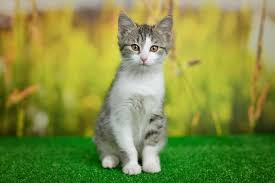
#> input picture photos/cat-3.jpg, 275 x 183 px
$ python basic.py
#> lines starting #> are read from the running program, lines starting #| are printed output that depends on the picture; after the words box and inside, x2 and y2 are one past the last pixel; in counts of white or black regions, pixels touching at a corner belong together
import cv2 as cv


img = cv.imread('photos/cat-3.jpg')
#> img is the input picture: shape (183, 275, 3); mean B, G, R 66.1, 142.6, 129.7

cv.imshow('Cat', img)

#grayscale
gray = cv.cvtColor(img, cv.COLOR_BGR2GRAY)
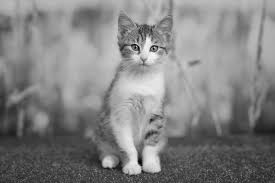
#> gray: shape (183, 275); min 1, max 254, mean 130
cv.imshow('Gray', gray)

#blur
blur = cv.GaussianBlur(img, (3,3), cv.BORDER_DEFAULT)
# cv.imshow('Blur', blur)

#edge cascade
canny = cv.Canny(blur, 125, 125)
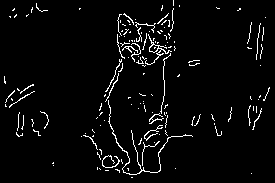
#> canny: shape (183, 275); 3.8% white in thin lines or dots
cv.imshow('Canny Edges', canny)

#dilating image
dilated = cv.dilate(canny, (3,3), iterations = 2)
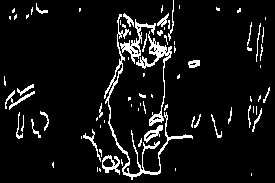
#> dilated: shape (183, 275); 7.5% white in thin lines or dots
cv.imshow('Dilated', dilated)

#eroding
eroded = cv.erode(dilated, (3,3),iterations = 2)
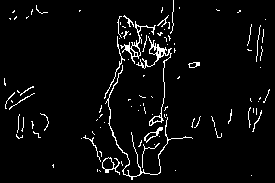
#> eroded: shape (183, 275); 4.2% white in thin lines or dots
cv.imshow("Eroded", eroded)

#resize
resized = cv.resize(img, (500,500), interpolation = cv.INTER_CUBIC)
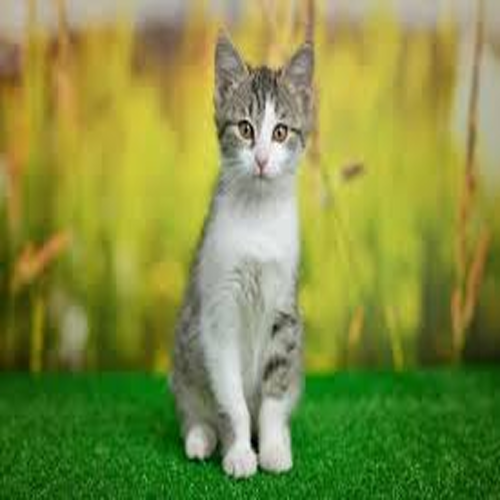
#> resized: shape (500, 500, 3); mean B, G, R 66.2, 142.6, 129.7
cv.imshow("Resized", resized)

#cropping
crop = img[50:100, 50:100]
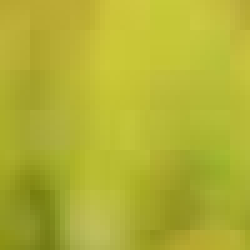
#> crop: shape (50, 50, 3) (shown 5 times larger); mean B, G, R 50.8, 177.7, 177.5
cv.imshow('Crop', crop)

cv.waitKey(0)

$ run again, with photos/cat-1.jpg copied over photos/cat-3.jpg
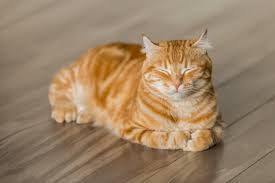
#> input picture photos/cat-1.jpg, 275 x 183 px
#> img is the input picture: shape (183, 275, 3); mean B, G, R 102.7, 130.5, 155.6
#> `canny = cv.Canny(blur, 125, 125)`:
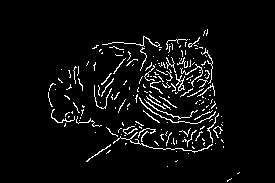
#> canny: shape (183, 275); 4.8% white in thin lines or dots, all inside (x1, y1, x2, y2) = (48, 29, 240, 182)
#> dilated: shape (183, 275); 10.5% white in thin lines or dots, all inside (x1, y1, x2, y2) = (48, 29, 240, 183)
#> eroded: shape (183, 275); 5.5% white in thin lines or dots, all inside (x1, y1, x2, y2) = (48, 31, 240, 183)
#> `crop = img[50:100, 50:100]`:
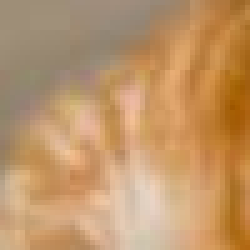
#> crop: shape (50, 50, 3) (shown 5 times larger); mean B, G, R 105.3, 149.6, 191.5

$ run again, with photos/cat-2.jpg copied over photos/cat-3.jpg
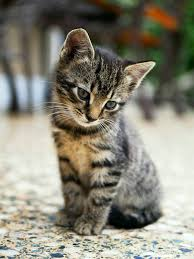
#> input picture photos/cat-2.jpg, 194 x 259 px
#> img is the input picture: shape (259, 194, 3); mean B, G, R 120, 133.8, 136.3
#> `canny = cv.Canny(blur, 125, 125)`:
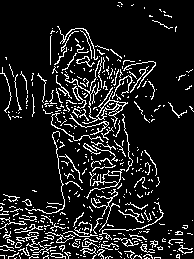
#> canny: shape (259, 194); 11.5% white in thin lines or dots
#> dilated: shape (259, 194); 25% white; 123 white regions (84 under 20 px), largest, box (x1, y1, x2, y2) and area: (0, 26, 164, 259) 9864, (168, 239, 193, 259) 210, (122, 114, 134, 174) 134
#> eroded: shape (259, 194); 14.6% white in thin lines or dots
#> `crop = img[50:100, 50:100]`:
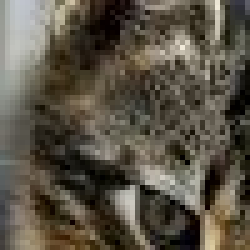
#> crop: shape (50, 50, 3) (shown 5 times larger); mean B, G, R 70, 83, 89.6

$ run again, with photos/dog-1.jpg copied over photos/cat-3.jpg
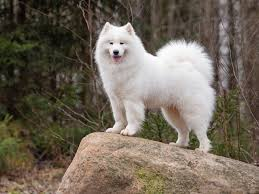
#> input picture photos/dog-1.jpg, 259 x 194 px
#> img is the input picture: shape (194, 259, 3); mean B, G, R 89.6, 102.9, 113
#> `canny = cv.Canny(blur, 125, 125)`:
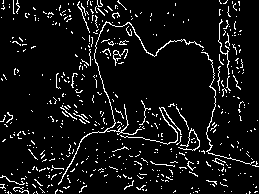
#> canny: shape (194, 259); 7.3% white in thin lines or dots
#> dilated: shape (194, 259); 15.6% white in thin lines or dots
#> eroded: shape (194, 259); 8.4% white in thin lines or dots
#> `crop = img[50:100, 50:100]`:
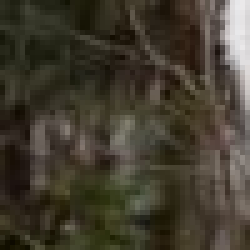
#> crop: shape (50, 50, 3) (shown 5 times larger); mean B, G, R 47.6, 60.9, 66.8
